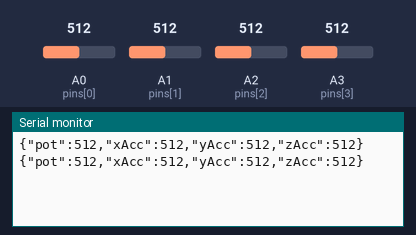
Bench run of a sketch on a simulated Arduino Uno, built with avr-gcc and run on an emulated ATmega328P. On the bench: the last lines printed to the serial monitor. Inputs (shaded band) come from the test bench; at power-on: A0 (pins[0]) = 512, A1 (pins[1]) = 512, A2 (pins[2]) = 512, A3 (pins[3]) = 512.

Above: at 1.8 s.
1.9 s: A0 (pins[0]) set to 716
At 2.5 s:
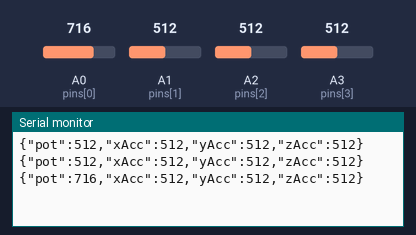
3.4 s: A1 (pins[1]) set to 716
At 4.7 s:
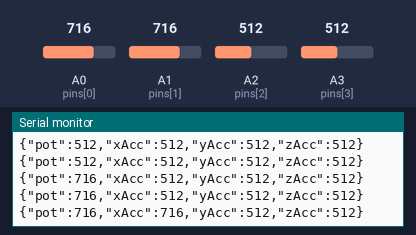
4.9 s: A2 (pins[2]) set to 716
At 5.8 s:
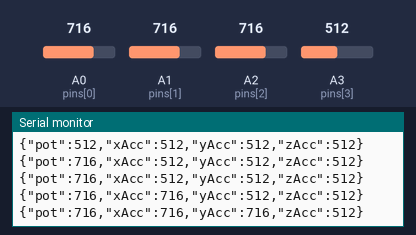
6.4 s: A3 (pins[3]) set to 716
At 7.7 s:
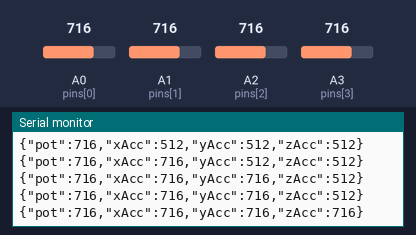
7.9 s: A0 (pins[0]) set to 992
At 8.7 s:
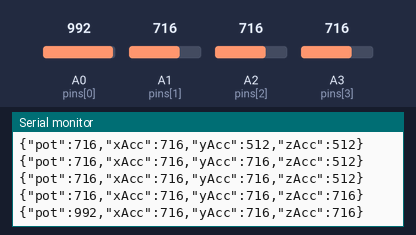
9.4 s: A1 (pins[1]) set to 992
At 10.4 s:
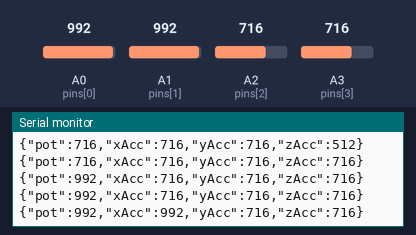
Timing chart, 0 to 11.9 s (numbered marks = the images above; inputs shaded):
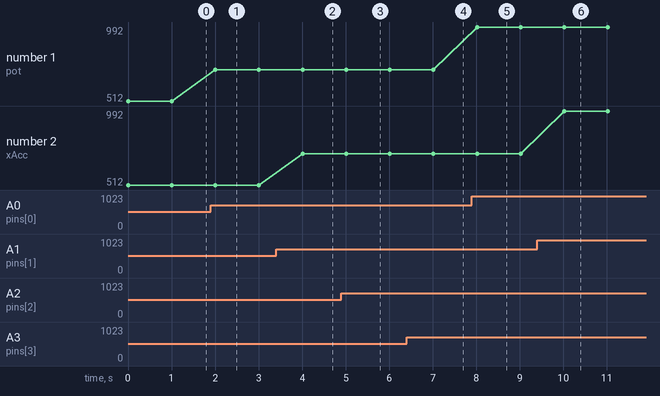

Measured:
- after the input at 1.9 s, the serial monitor: prints a new line after 0.11 s (image 1)
- after the input at 3.4 s, the serial monitor: prints a new line after 0.61 s (image 2)
- after the input at 4.9 s, the serial monitor: prints a new line after 0.11 s (image 3)
- after the input at 6.4 s, the serial monitor: prints a new line after 0.62 s (image 4)
- after the input at 7.9 s, the serial monitor: prints a new line after 0.12 s (image 5)
- after the input at 9.4 s, the serial monitor: prints a new line after 0.62 s (image 6)
- plotted number 1: 512 → 716 after the input at 1.9 s, 716 → 992 after the input at 7.9 s

The sketch:

PyHack.ino
```cpp
/**
 * Customize these variables
 *
 */
int pins[] = {A0, A1, A2, A3}; //Analog input pins
String ids[] = {"pot","xAcc","yAcc","zAcc"}; //Sensor names
int numPins = 4;
/* End customization */

//Executed once
void setup()
{
  Serial.begin(115200); //baud rate, in bits per second. If you change this value, make sure to change the corresponding value in the Python script
}

//Executed over and over
void loop()
{
  //Do some string shenanigans to construct the JSON string
  String json = "{";
  for (int i = 0; i < numPins; ++i) {
    json += "\"" + ids[i] + "\":"+String(analogRead(pins[i]))+","; //Ugly
  }
  json = json.substring(0, json.length() - 1);
  json += "}";

  Serial.println(json); //Output the data to the Serial port
  delay(1000); //Wait one second between updates. Change this value at your own risk
}
```
